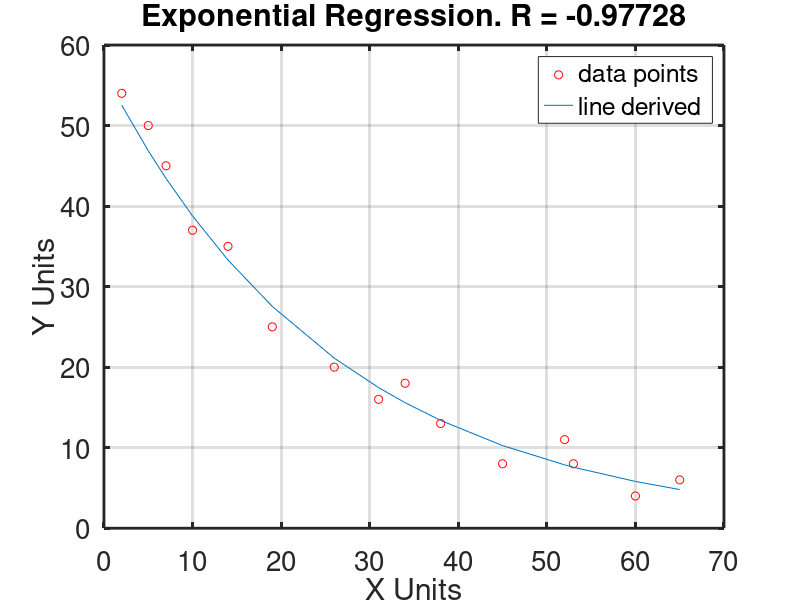

Here is the MATLAB script that generated this plot:
#Michael Ellerkamp, NumAnalysis
#Exponential Regression file

# x = x
# y = ln(y) in all instances except the raw data, when we think back to our formulas

#Our Data
x = [2,5,7,10,14,19,26,31,34,38,45,52,53,60,65]
y = [54,50,45,37,35,25,20,16,18,13,8,11,8,4,6]

#Important that x and y have the same length, do not make me have to implement error detection!!!
disp("\nData!!!\n")
N = length(x)
#All of our sums
disp("\nSums:\n")
Sum_X = sum(x)
Sum_X2 = sum(x.^2)
Sum_LnY = sum(log(y))
Sum_LnY2 = sum(log(y).^2)
Sum_XLnY = sum(x.*log(y))
#Means
disp("\nMeans!!\n")
Mean_X = Sum_X/N
Mean_LnY = Sum_LnY/N
#this uses the S sub AB functions. Remember replace all instaces of y with ln(y)
disp("\nS functions!!!\n")
Sxy = Sum_XLnY - N*Mean_X*Mean_LnY
Sxx = Sum_X2 - N*power(Mean_X,2)
Syy = Sum_LnY2 - N*power(Mean_LnY,2)
#now for B, A, and the equation
disp("\nB,A, and Equation!!!!\n")
B = Sxy/Sxx
A = exp(Mean_LnY - B*Mean_X)
printf("Our equation is: y = %dE^%dx",A, B)
#now for R value
disp("\nR-Value:\n")
R = Sxy / (sqrt(Sxx)*sqrt(Syy))
#Now to add plotting this out.
#Even for testing I don't care to output this so it will have the ;
y2 = A.*exp(B.*x);
#we are plotting the initial x,y data as red circles 'or'
#Our new equation will be plotted as a regular line x,y2
plot(x,y,'or',x,y2)
xlabel("X Units")
ylabel("Y Units")
title(sprintf("Exponential Regression. R = %d",R))
grid on
legend('data points', 'line derived')
set(gca, "linewidth", 2, "fontsize", 20)
